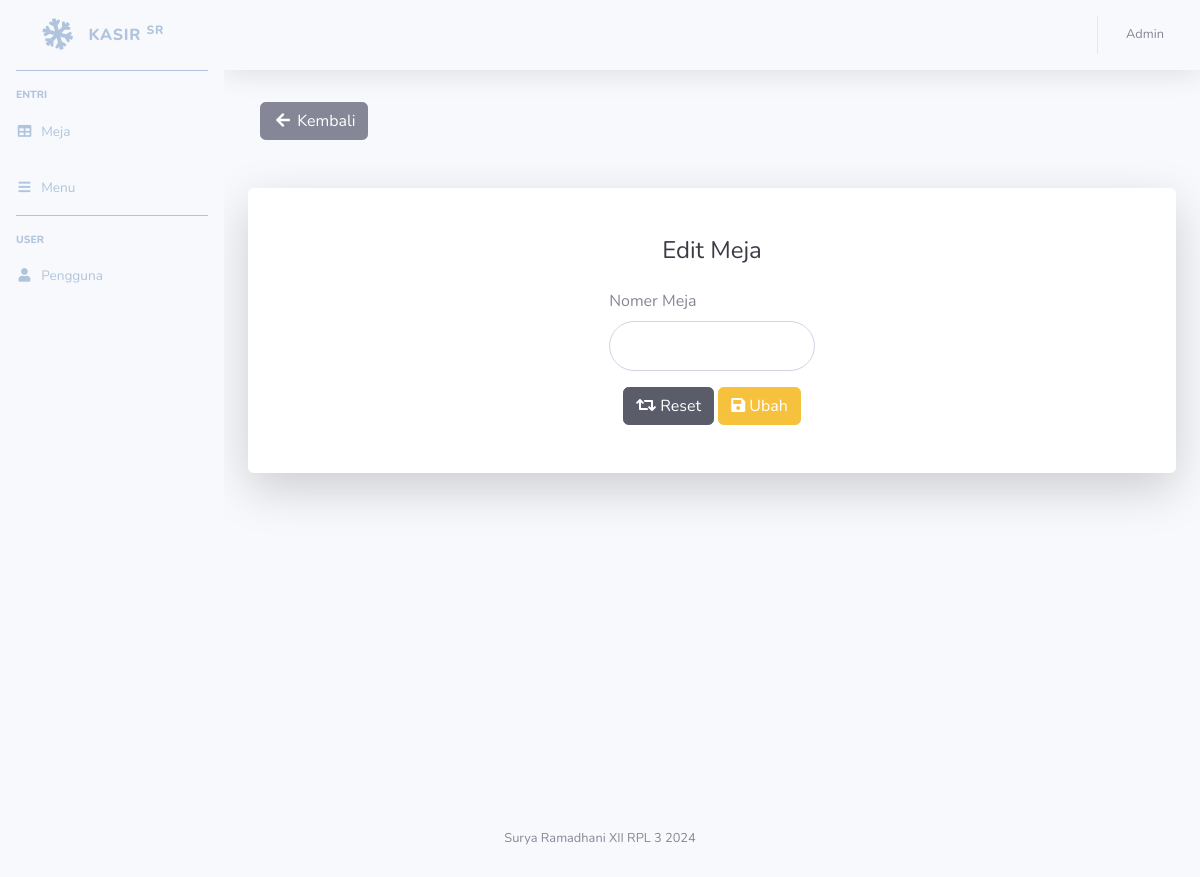
The app's page /admin/mejaedit.php?id=1 (signed in), older data.
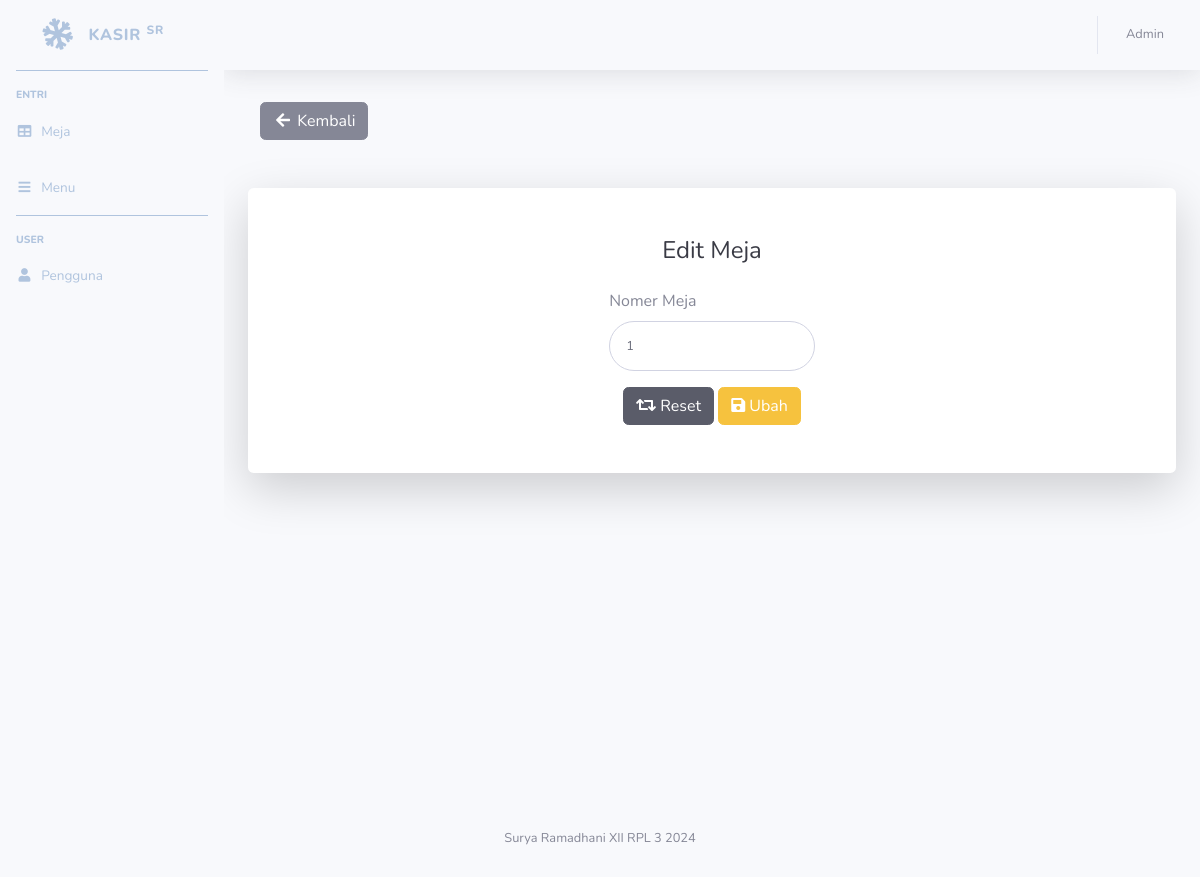
The same page, newer data.
### tables this page shows
CREATE TABLE `meja` (
  `idmeja` int(11) NOT NULL,
  `nomermeja` int(11) NOT NULL
);

### admin/functions.php (called while the page is built, shortened)
<?php
function ambilsatubaris($conn, $query)
{
    $db = mysqli_query($conn, $query);
    return mysqli_fetch_assoc($db);
}

### admin/mejaedit.php (the view, shortened to what this page needs)
<?php
require 'functions.php';
$idmeja = $_GET['id'];
$queryedit = "SELECT * FROM meja WHERE idmeja = '$idmeja'";
$edit = ambilsatubaris($conn, $queryedit);
require 'header.php';
?>
<div class="container">
    <div class="col-md-6 mt-2">
        <a href="meja.php" class="btn btn-secondary box-title"><i class="fa fa-arrow-left fa-fw"></i> Kembali</a>
    </div>
    <div class="card o-hidden border-0 shadow-lg my-5">
        <div class="card-body p-0">
            <div class="row  justify-content-center">
                <div class="col-lg-7 ">
                    <div class="p-5 ">
                        <div class="text-center">
                            <h1 class="h4 text-gray-900 mb-4">Edit Meja</h1>
                        </div>
                        <form class="user" method="post" action="">
                            <div class="form-group row justify-content-center">
                                <div class="col-sm-6 mb-3 mb-sm-0">
                                    <label>Nomer Meja</label>
                                    <input type="text" name="nomermeja" class="form-control form-control-user" value="<?= $edit['nomermeja'] ?>">
                                </div>
                            </div>
                            <div class="text-center">
                                <button type="reset" class="btn btn-dark"><i class="fas fa-fw fa-retweet"></i> Reset</button>
                                <button type="submit" name="btn-simpan" class="btn btn-warning"><i class="fa fa-save"></i> Ubah</button>
                            </div>
                        </form>
                    </div>
                </div>
            </div>
        </div>
    </div>
</div>
<?php
require 'footer.php';
?>

Row changes from the older to the newer data that the page shows:
now on this page (row edited): meja: nomermeja "1"
